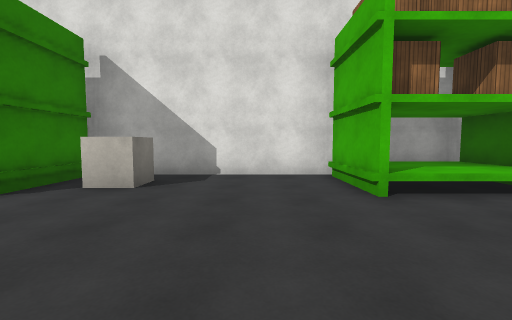
View 1 (above)

22 first-person views from a walk through a scene from a Unity 3-D project. The camera is 1.4 m above the floor, tilts 4° down and sees 90° across. The floor is counted in squares, 2 m on a side. Each view is taken from the middle of a square. On the plan, view 1 faces up. The plan holds only what a view shows up to about 9 squares ahead; the rest is blank. The place goes on beyond the plan. Surface patterns are stand-ins for the level's own textures.

View 2
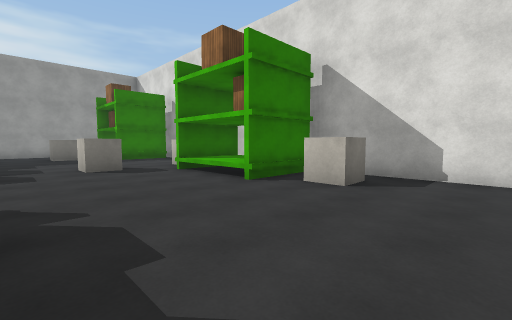

View 3
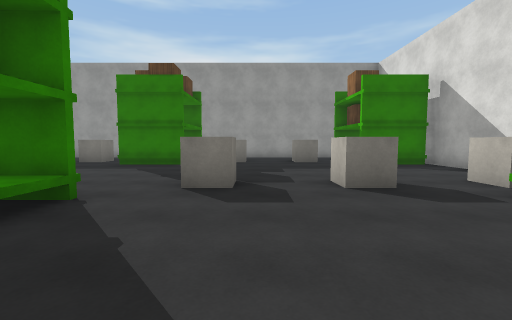

View 4
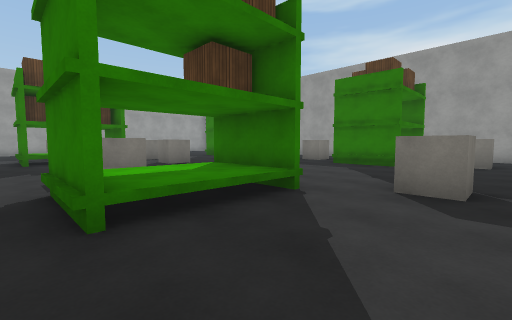

View 5
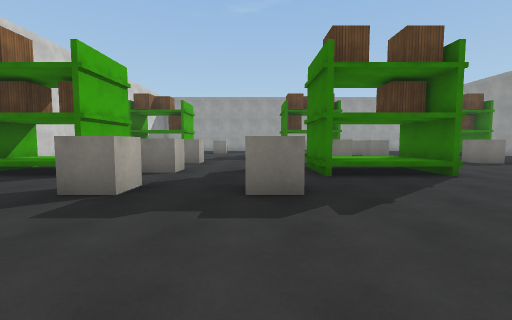

View 6
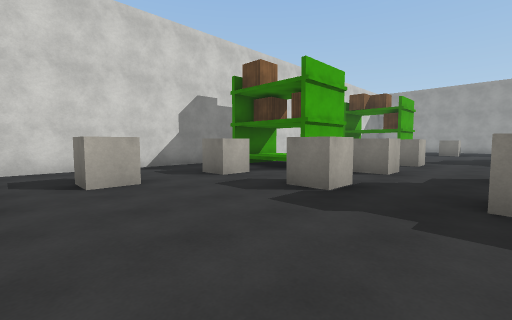

View 7
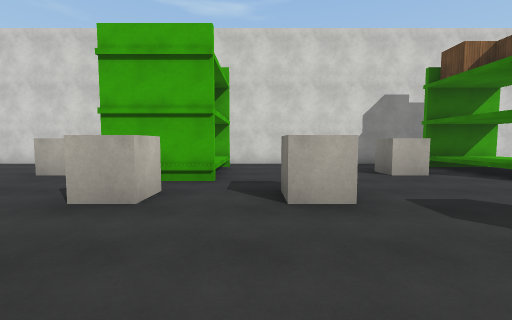

View 8
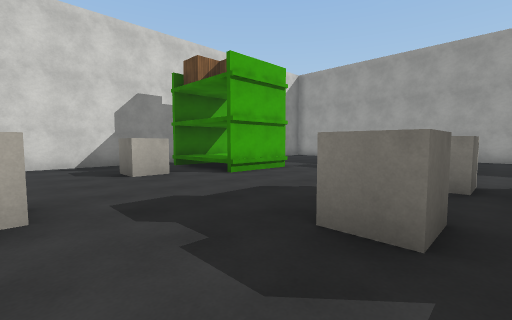

View 9
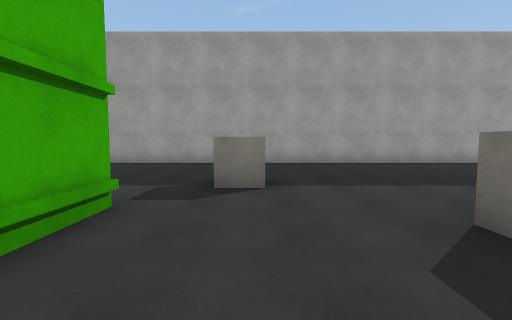

View 10
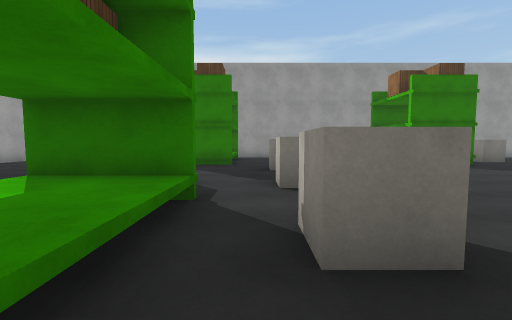

View 11
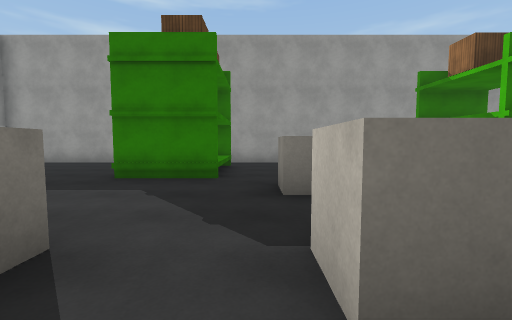

View 12
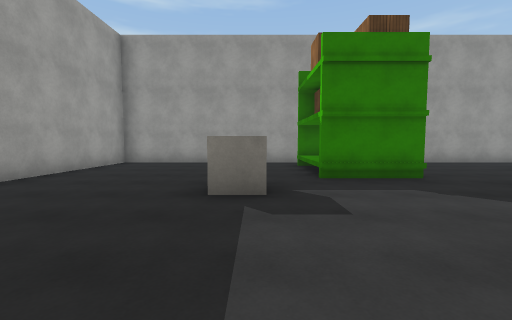

View 13
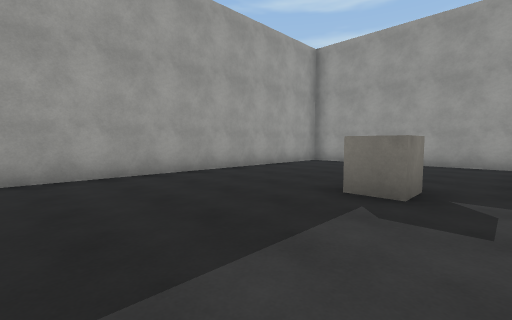

View 14
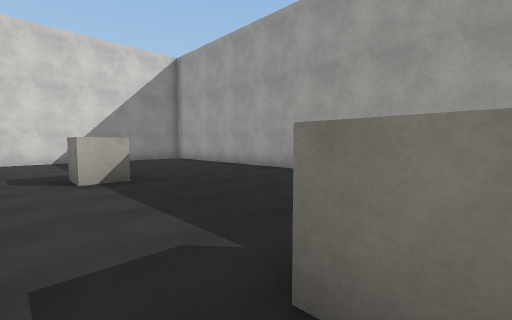

View 15
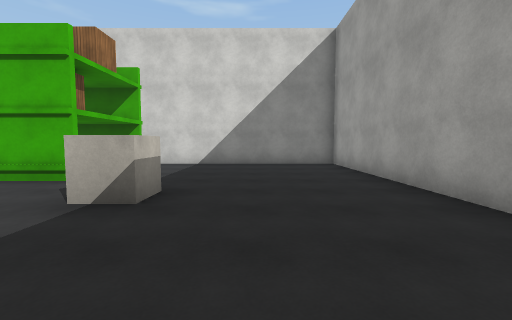

View 16
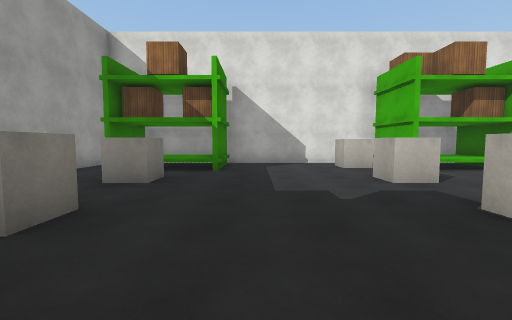

View 17
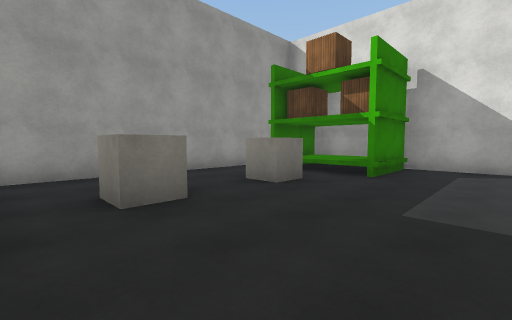

View 18
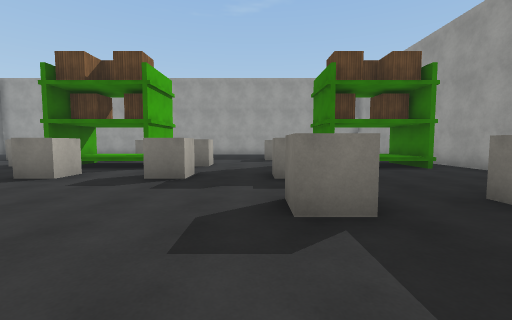

View 19
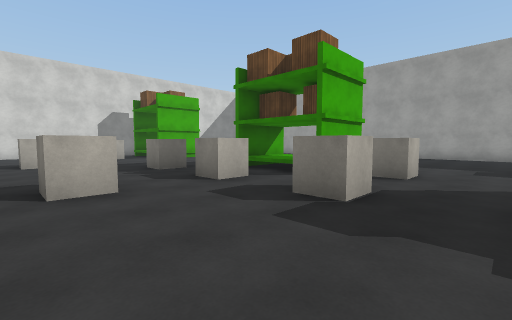

View 20
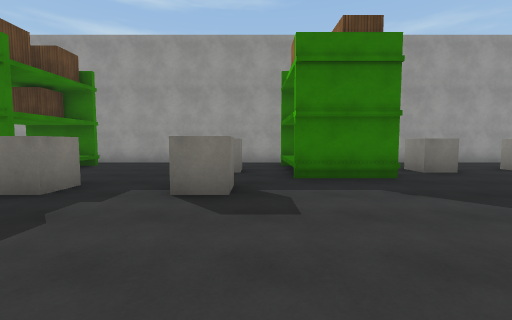

View 21
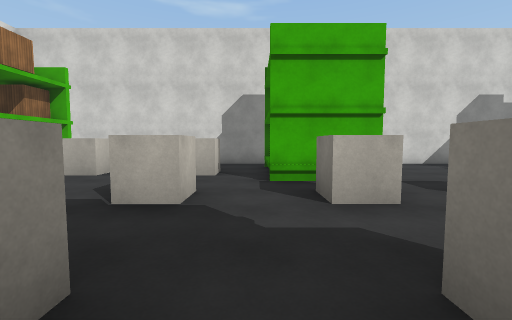

View 22
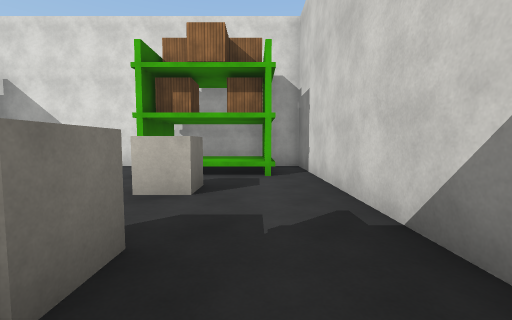

### Floor plan
Points are (right, up) in squares from view 1. A wall is a line through its corners. A room is listed if a view was taken in it or the views show most of it. See-through windows are left out.
Room 1 (views 1, 2, 3, 4, 5, 6, 7, 8, 9, 10, 11, 12, 13, 14, 15, 16, 17, 18, 19, 20, 21, 22)
walls: (-5.1, -6.2) (-5.1, -5.4) (-4.2, -5.4); (-4.4, -7.9) (-4.4, -8.6) (-5.1, -8.6) (-5.1, -7.9) (-4.4, -7.9); (-2.6, -8.8) (-2.6, -7.9) (-1.8, -7.9); (-6.9, -7.9) (-6.9, -8.6) (-7.6, -8.6) (-7.6, -7.9) (-6.9, -7.9); (-2.2, -2.9) (-1.8, -2.9); (-0.1, -6.2) (-0.1, -5.4) (0.8, -5.4); (-1.9, -10.8) (-1.9, -11.2); (0.8, -3.6) (-0.1, -3.6) (-0.1, -2.9) (0.8, -2.9); (-1.8, -1.1) (-2.2, -1.1); (-2.6, -11.2) (-2.6, -10.4) (-1.8, -10.4); (-2.8, -0.4) (-1.8, -0.4); (-10.2, -5.4) (-9.4, -5.4) (-9.4, -6.2); (-7.6, -11.2) (-7.6, -10.4) (-7, -10.4); (-7.6, -0.8) (-7.6, -0.4) (-6.9, -0.4) (-6.9, -1.2); (-10.2, -7.9) (-9.4, -7.9) (-9.4, -8.6) (-10.2, -8.6); (0.8, -1.1) (-0.1, -1.1) (-0.1, -0.4) (0.8, -0.4); (2.4, -8.8) (2.4, -7.9) (3.2, -7.9); (-5.1, -12.9) (-4.2, -12.9); (2.4, -1.1) (2.4, -0.4) (3.1, -0.4) (3.1, -1.1) (2.4, -1.1); (-12.2, -5.4) (-11.9, -5.4) (-11.9, -6.2); (-6.9, 2.2) (-6.9, 1.4) (-7.6, 1.4) (-7.6, 2.2); (0.8, -13.6) (-0.1, -13.6) (-0.1, -12.9) (0.8, -12.9); (-10.2, -12.9) (-9.4, -12.9) (-9.4, -13.8); (2.4, 1.4) (2.4, 2.1) (3.1, 2.1) (3.1, 1.4) (2.4, 1.4); (-11.9, -0.2) (-11.9, -1.1) (-12.8, -1.1); (5.2, -2.5) (5.2, 5.5) (-3.9, 5.5); (5.2, -10.4) (5.2, -4.1); (-6.8, 3.9) (-7.6, 3.9) (-7.6, 4.8); (-14.7, -4.1) (-14.7, -17.5) (5.2, -17.5) (5.2, -11.9); (-1.9, 4.8) (-1.9, 3.9) (-2.8, 3.9); (-11.9, 2.2) (-11.9, 1.4) (-12.8, 1.4); (-6, 5.5) (-13.8, 5.5); (-14.7, 5) (-14.7, -2.1)
objects: shelf (-13, -11) to (-11, -10); shelf (-13, -4) to (-11, -3); shelf (-13, 4) to (-11, 5); shelf (-6, -11) to (-4, -10); shelf (-6, -4) to (-4, -3); shelf (-6, 4) to (-4, 5); shelf (2, -11) to (4, -10); shelf (2, -4) to (4, -3); shelf (2, 4) to (4, 5)

Where each view was taken, in squares from view 1:
view 1: 0 up, 0 right, facing up
view 2: 0 up, 0 right, facing up-left
view 3: 0 up, 3 left, facing left
view 4: 0 up, 3 left, facing down-left
view 5: 3 up, 2 left, facing down
view 6: 3 up, 2 left, facing down-right
view 7: 5 down, 3 left, facing right
view 8: 6 down, 3 left, facing down-right
view 9: 9 down, 0 right, facing down
view 10: 9 down, 3 left, facing left
view 11: 9 down, 6 left, facing left
view 12: 13 down, 6 left, facing left
view 13: 12 down, 6 left, facing down-left
view 14: 12 down, 5 left, facing down-right
view 15: 15 down, 3 left, facing right
view 16: 3 down, 10 left, facing up
view 17: 2 down, 9 left, facing up-left
view 18: 3 down, 9 left, facing down
view 19: 5 down, 9 left, facing down-right
view 20: 5 down, 6 left, facing left
view 21: 2 down, 3 left, facing right
view 22: 2 down, 4 right, facing up
